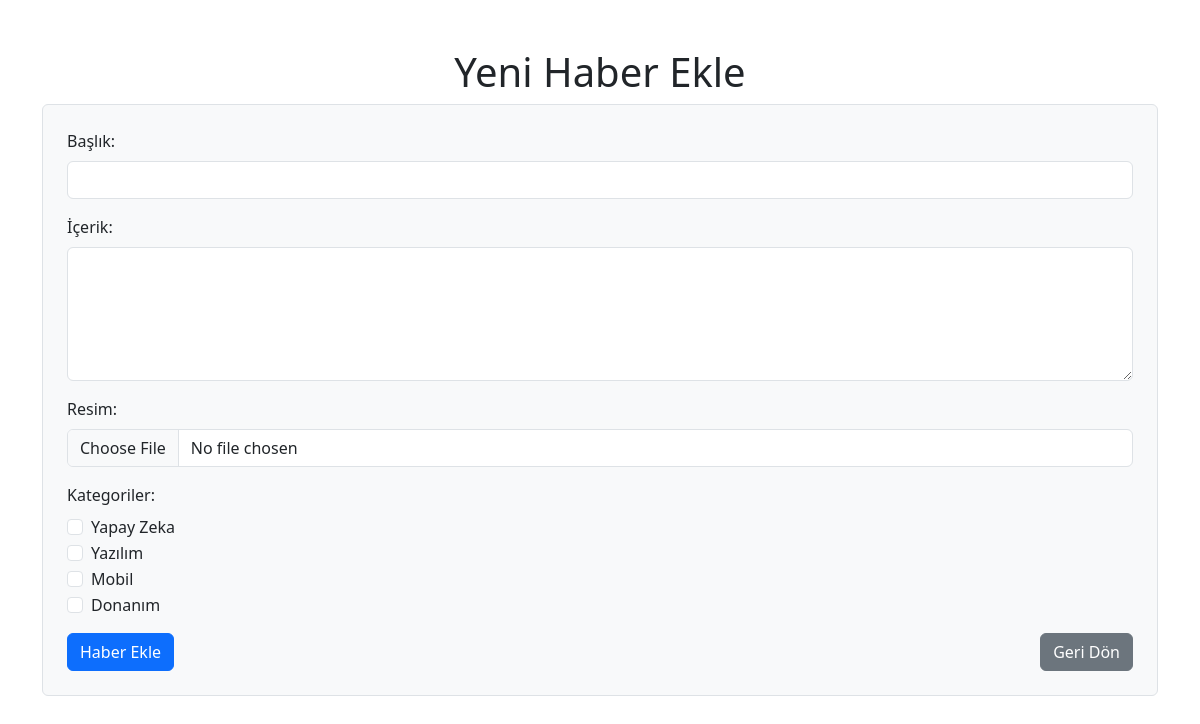
/add_news.php, run on the app's committed database.
### tables this page shows
CREATE TABLE `categories` (
  `id` int(11) NOT NULL,
  `name` varchar(255) NOT NULL
);

### add_news.php (the view, shortened to what this page needs)
<?php
include 'db.php';
?>
<!DOCTYPE html>
<html lang="tr">
<head>
    <link rel="stylesheet" href="https://cdnjs.cloudflare.com/ajax/libs/bootstrap/5.3.0/css/bootstrap.min.css">
</head>
<body>
    <div class="container my-5">
        <h1 class="text-center">Yeni Haber Ekle</h1>
        <form method="post" enctype="multipart/form-data" class="p-4 border rounded bg-light">
            <div class="mb-3">
                <label for="title" class="form-label">Başlık:</label>
                <input type="text" name="title" id="title" class="form-control" required>
            </div>
            <div class="mb-3">
                <label for="content" class="form-label">İçerik:</label>
                <textarea name="content" id="content" rows="5" class="form-control" required></textarea>
            </div>
            <div class="mb-3">
                <label for="image" class="form-label">Resim:</label>
                <input type="file" name="image" id="image" class="form-control" required>
            </div>
            <div class="mb-3">
    <label class="form-label">Kategoriler:</label>
    <div>
        <?php
        $categories = $conn->query("SELECT * FROM categories");
        while ($row = $categories->fetch_assoc()) {
            echo "<div class='form-check'>
                    <input class='form-check-input' type='checkbox' name='categories[]' value='{$row['id']}' id='category{$row['id']}'>
                    <label class='form-check-label' for='category{$row['id']}'>
                        {$row['name']}
                    </label>
                  </div>";
        }
        ?>
    </div>
</div>
            <div class="d-flex justify-content-between">
                <button type="submit" class="btn btn-primary">Haber Ekle</button>
                <a href="admin_panel.php" class="btn btn-secondary">Geri Dön</a>
            </div>
        </form>
    </div>
</body>
</html>

### data on the page
categories: name "Yapay Zeka"
categories: name "Yazılım"
categories: name "Mobil"
categories: name "Donanım"
